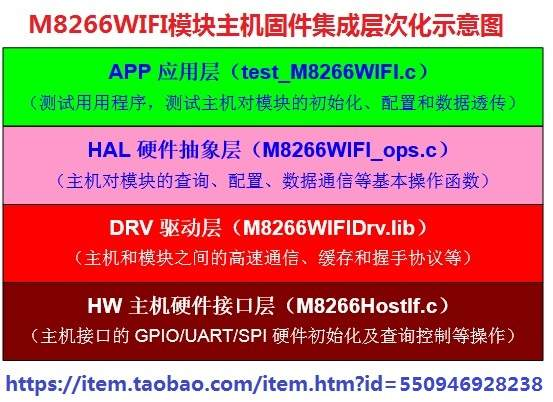
#> input picture Project/STM32/NRF24L01/M8266WIFI/M8266WIFI模组主机固件集成层次化示意图.jpg, 553 x 402 px
$ python -i client_demo.py   (imports and definitions only)   (older library calls are emulated)
#> lines starting #> are read from the running program, lines starting #| are printed output that depends on the picture; after the words box and inside, x2 and y2 are one past the last pixel; in counts of white or black regions, pixels touching at a corner belong together
#> further down, picture is the input picture: shape (402, 553, 3); mean B, G, R 106.5, 131, 170
import socket
import cv2
import struct
import time
import numpy as np
from scipy.misc import imresize

img_size = 64
channel_size = 1
timeout = 0
old_char = ''

def get_socket():
    sock = socket.socket(socket.AF_INET, socket.SOCK_DGRAM)
    sock.bind(("", 9090))
    return sock

def send_kbytes(data):
    sock.sendto(data, ("47.102.216.81", 9090))

    return True

def encode_img(img):
    img = cv2.resize(img, (640, 480))
    img_encode = cv2.imencode('.jpg', img)[1]
    data_encode = np.array(img_encode)
    str_encode = data_encode.tostring()
    data_len = len(str_encode)

    return str_encode, data_len

def send_img(data, file_len, sock):
    send_kbytes(b'begin')

    if sock.recvfrom(1024)[0] == b'begin recv':
        for i in range(0, file_len, 1024):
            send_kbytes(data[i: i+1024])
            time.sleep(0.001)
# [5 lines of commented-out code are left out]

        send_kbytes(b'done')
        return True

    return False

def file_W(data, path):
    with open(path, mode = 'ab') as img_W:
        img_W.write(data)

    return True

def img_preprocessing(img_raw):
    img_HSV = cv2.cvtColor(img_raw, cv2.COLOR_BGR2HSV)
#> img_HSV: shape (402, 553, 3); mean H, S, V 76.1, 161.3, 215
    #skin color range for hsv color space
    HSV_mask = cv2.inRange(img_HSV, (0, 15, 0), (17,170,255))
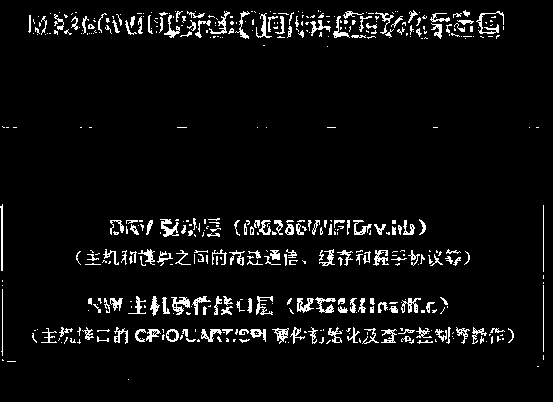
#> HSV_mask: shape (402, 553); 5.2% white in thin lines or dots
    HSV_mask = cv2.morphologyEx(HSV_mask, cv2.MORPH_OPEN, np.ones((3,3), np.uint8))
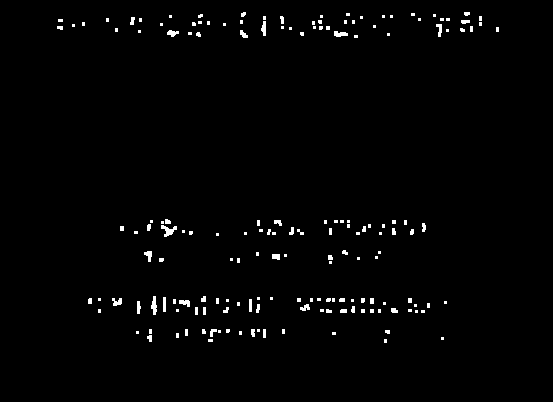
#> HSV_mask: shape (402, 553); 1.4% white; 171 white regions (118 under 20 px), largest, box (x1, y1, x2, y2) and area: (161, 225, 177, 237) 93, (151, 296, 157, 315) 75, (334, 31, 348, 37) 61

    #converting from gbr to YCbCr color space
    img_YCrCb = cv2.cvtColor(img_raw, cv2.COLOR_BGR2YCrCb)
#> img_YCrCb: shape (402, 553, 3); mean of channels 0, 1, 2 139.9, 149.5, 109.2
    #skin color range for hsv color space
    YCrCb_mask = cv2.inRange(img_YCrCb, (0, 135, 85), (255,180,135))
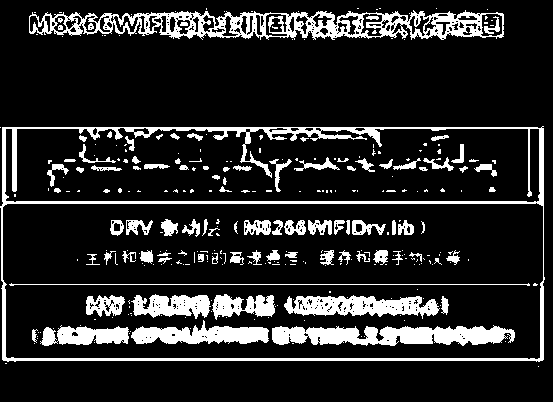
#> YCrCb_mask: shape (402, 553); 15.3% white; 307 white regions (215 under 20 px), largest, box (x1, y1, x2, y2) and area: (0, 126, 545, 362) 7809, (29, 10, 504, 40) 6283, (272, 325, 515, 346) 3580
    YCrCb_mask = cv2.morphologyEx(YCrCb_mask, cv2.MORPH_OPEN, np.ones((3,3), np.uint8))
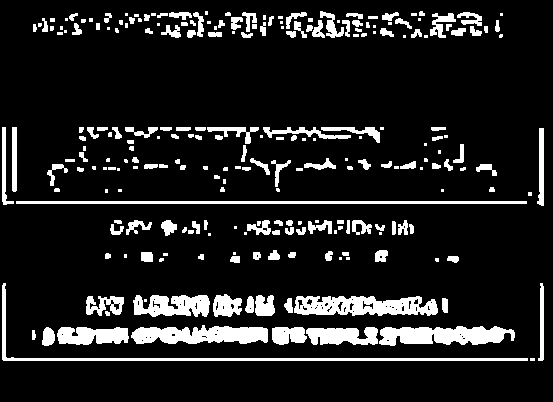
#> YCrCb_mask: shape (402, 553); 12.1% white; 242 white regions (85 under 20 px), largest, box (x1, y1, x2, y2) and area: (294, 296, 438, 316) 2100, (379, 326, 515, 346) 1973, (131, 325, 268, 344) 1945

    #merge skin detection (YCbCr and hsv)
    global_mask=cv2.bitwise_and(YCrCb_mask,HSV_mask)
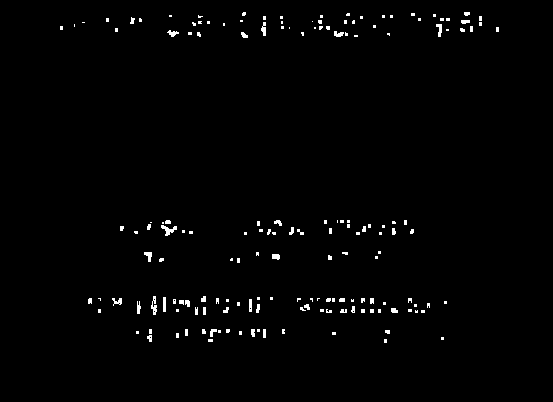
#> global_mask: shape (402, 553); 1.2% white; 167 white regions (125 under 20 px), largest, box (x1, y1, x2, y2) and area: (161, 225, 177, 236) 80, (151, 296, 157, 315) 65, (436, 24, 442, 37) 49
    global_mask=cv2.medianBlur(global_mask,3)
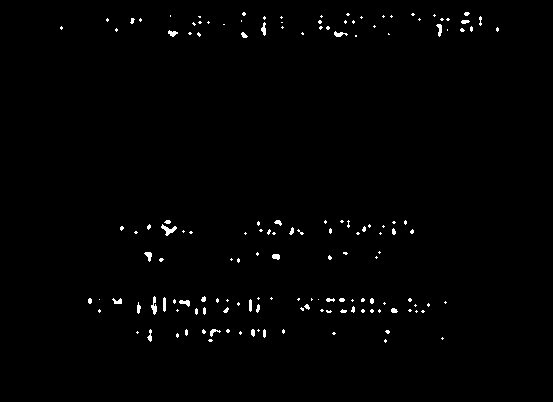
#> global_mask: shape (402, 553); 0.95% white in thin lines or dots, all inside (x1, y1, x2, y2) = (60, 12, 499, 343)
    global_mask = cv2.morphologyEx(global_mask, cv2.MORPH_OPEN, np.ones((4,4), np.uint8))
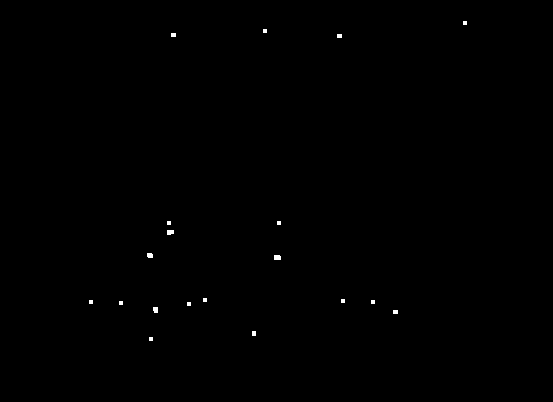
#> global_mask: shape (402, 553); 0.17% white; 19 white regions (11 under 20 px), largest, box (x1, y1, x2, y2) and area: (274, 255, 281, 260) 34, (167, 230, 174, 235) 32, (147, 253, 153, 258) 28


    HSV_result = cv2.bitwise_not(HSV_mask)
    YCrCb_result = cv2.bitwise_not(YCrCb_mask)
    global_result=cv2.bitwise_not(global_mask)

    img = global_result

    return img

# [27 lines not run here, left out]

>>> import cv2
>>> picture = cv2.imread('../STM32/NRF24L01/M8266WIFI/M8266WIFI模组主机固件集成层次化示意图.jpg')
>>> result = img_preprocessing(picture)
